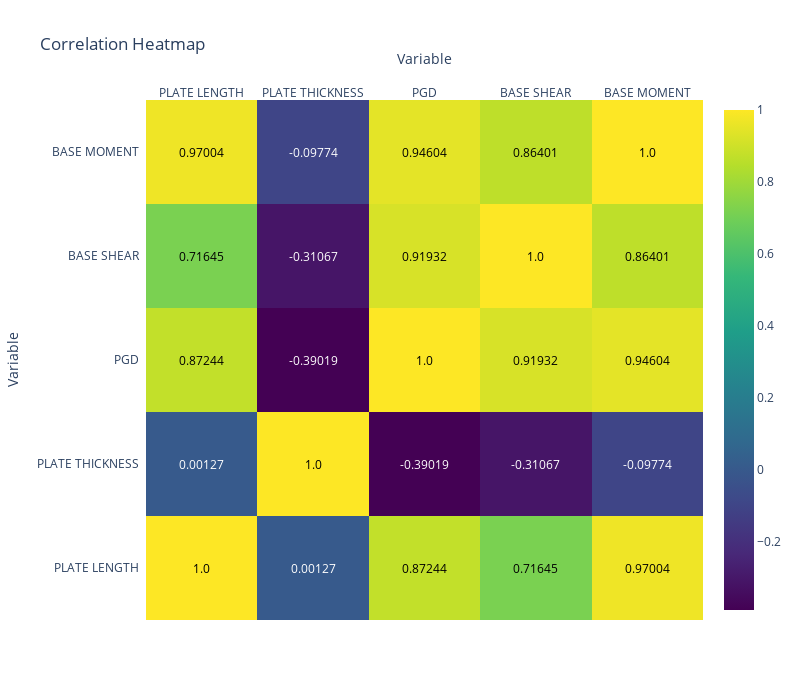

Notebook code for this chart:
### Code cell
# PLOT HEATMAP FOR CORRELATION 
PLOT_HEATMAP(df)

### Figure 1 — Plotly figure (JSON) as saved in the notebook; plotly's stock layout.template omitted (floating-point values rounded to 4 significant figures)
{"data": [{"colorscale": [[0, "#440154"], [0.1111, "#482878"], [0.2222, "#3e4989"], [0.3333, "#31688e"], [0.4444, "#26828e"], [0.5556, "#1f9e89"], [0.6667, "#35b779"], [0.7778, "#6ece58"], [0.8889, "#b5de2b"], [1, "#fde725"]], "reversescale": false, "showscale": true, "type": "heatmap", "x": ["PLATE LENGTH", "PLATE THICKNESS", "PGD", "BASE SHEAR", "BASE MOMENT"], "y": ["PLATE LENGTH", "PLATE THICKNESS", "PGD", "BASE SHEAR", "BASE MOMENT"], "z": [[1, 0.001274, 0.8724, 0.7164, 0.97], [0.001274, 1, -0.3902, -0.3107, -0.09774], [0.8724, -0.3902, 1, 0.9193, 0.946], [0.7164, -0.3107, 0.9193, 1, 0.864], [0.97, -0.09774, 0.946, 0.864, 1]]}], "layout": {"annotations": [{"font": {"color": "#000000"}, "showarrow": false, "text": "1.0", "x": "PLATE LENGTH", "xref": "x", "y": "PLATE LENGTH", "yref": "y"}, {"font": {"color": "#FFFFFF"}, "showarrow": false, "text": "0.00127", "x": "PLATE THICKNESS", "xref": "x", "y": "PLATE LENGTH", "yref": "y"}, {"font": {"color": "#000000"}, "showarrow": false, "text": "0.87244", "x": "PGD", "xref": "x", "y": "PLATE LENGTH", "yref": "y"}, {"font": {"color": "#000000"}, "showarrow": false, "text": "0.71645", "x": "BASE SHEAR", "xref": "x", "y": "PLATE LENGTH", "yref": "y"}, {"font": {"color": "#000000"}, "showarrow": false, "text": "0.97004", "x": "BASE MOMENT", "xref": "x", "y": "PLATE LENGTH", "yref": "y"}, {"font": {"color": "#FFFFFF"}, "showarrow": false, "text": "0.00127", "x": "PLATE LENGTH", "xref": "x", "y": "PLATE THICKNESS", "yref": "y"}, {"font": {"color": "#000000"}, "showarrow": false, "text": "1.0", "x": "PLATE THICKNESS", "xref": "x", "y": "PLATE THICKNESS", "yref": "y"}, {"font": {"color": "#FFFFFF"}, "showarrow": false, "text": "-0.39019", "x": "PGD", "xref": "x", "y": "PLATE THICKNESS", "yref": "y"}, {"font": {"color": "#FFFFFF"}, "showarrow": false, "text": "-0.31067", "x": "BASE SHEAR", "xref": "x", "y": "PLATE THICKNESS", "yref": "y"}, {"font": {"color": "#FFFFFF"}, "showarrow": false, "text": "-0.09774", "x": "BASE MOMENT", "xref": "x", "y": "PLATE THICKNESS", "yref": "y"}, {"font": {"color": "#000000"}, "showarrow": false, "text": "0.87244", "x": "PLATE LENGTH", "xref": "x", "y": "PGD", "yref": "y"}, {"font": {"color": "#FFFFFF"}, "showarrow": false, "text": "-0.39019", "x": "PLATE THICKNESS", "xref": "x", "y": "PGD", "yref": "y"}, {"font": {"color": "#000000"}, "showarrow": false, "text": "1.0", "x": "PGD", "xref": "x", "y": "PGD", "yref": "y"}, {"font": {"color": "#000000"}, "showarrow": false, "text": "0.91932", "x": "BASE SHEAR", "xref": "x", "y": "PGD", "yref": "y"}, {"font": {"color": "#000000"}, "showarrow": false, "text": "0.94604", "x": "BASE MOMENT", "xref": "x", "y": "PGD", "yref": "y"}, {"font": {"color": "#000000"}, "showarrow": false, "text": "0.71645", "x": "PLATE LENGTH", "xref": "x", "y": "BASE SHEAR", "yref": "y"}, {"font": {"color": "#FFFFFF"}, "showarrow": false, "text": "-0.31067", "x": "PLATE THICKNESS", "xref": "x", "y": "BASE SHEAR", "yref": "y"}, {"font": {"color": "#000000"}, "showarrow": false, "text": "0.91932", "x": "PGD", "xref": "x", "y": "BASE SHEAR", "yref": "y"}, {"font": {"color": "#000000"}, "showarrow": false, "text": "1.0", "x": "BASE SHEAR", "xref": "x", "y": "BASE SHEAR", "yref": "y"}, {"font": {"color": "#000000"}, "showarrow": false, "text": "0.86401", "x": "BASE MOMENT", "xref": "x", "y": "BASE SHEAR", "yref": "y"}, {"font": {"color": "#000000"}, "showarrow": false, "text": "0.97004", "x": "PLATE LENGTH", "xref": "x", "y": "BASE MOMENT", "yref": "y"}, {"font": {"color": "#FFFFFF"}, "showarrow": false, "text": "-0.09774", "x": "PLATE THICKNESS", "xref": "x", "y": "BASE MOMENT", "yref": "y"}, {"font": {"color": "#000000"}, "showarrow": false, "text": "0.94604", "x": "PGD", "xref": "x", "y": "BASE MOMENT", "yref": "y"}, {"font": {"color": "#000000"}, "showarrow": false, "text": "0.86401", "x": "BASE SHEAR", "xref": "x", "y": "BASE MOMENT", "yref": "y"}, {"font": {"color": "#000000"}, "showarrow": false, "text": "1.0", "x": "BASE MOMENT", "xref": "x", "y": "BASE MOMENT", "yref": "y"}], "height": 700, "title": {"text": "Correlation Heatmap"}, "width": 800, "xaxis": {"dtick": 1, "gridcolor": "rgb(0, 0, 0)", "side": "top", "ticks": "", "title": {"text": "Variable"}}, "yaxis": {"dtick": 1, "ticks": "", "ticksuffix": "  ", "title": {"text": "Variable"}}}}
